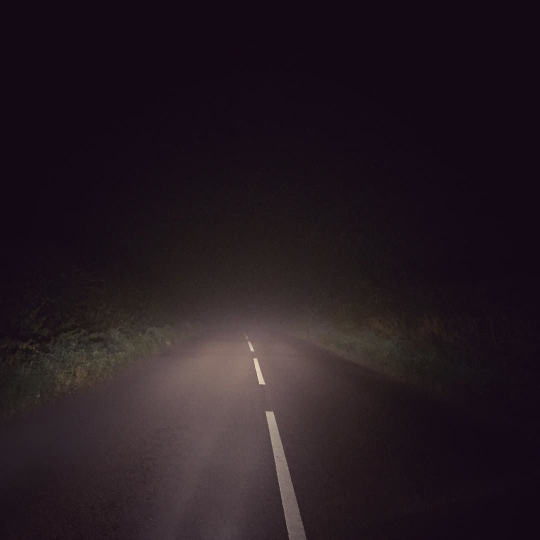
#> input picture test.jpg, 1080 x 1080 px (shown at 1/2 size)
$ jupyter execute LDW_clean.ipynb
#> lines starting #> are read from the running program, lines starting #| are printed output that depends on the picture; after the words box and inside, x2 and y2 are one past the last pixel; in counts of white or black regions, pixels touching at a corner belong together
### Lane departure Warning

[cell 1]
import cv2
import numpy as np
from matplotlib import pyplot as plt
from matplotlib.path import Path

import yaml


# [44 lines left out: function lane_roi, not called in this run]

def calculate_horizon(image):
    yh = image.shape[0] // 2
    return yh

# [190 lines left out: functions corrected_horizon, get_lane_trapezoid_top_points, lane_trapezoid, fill_polygon, apply_mask, crop_image and 1 more, not called in this run]

def rgb2gray(rgb):
    """
        Converts an RGB image into grayscale
    """
    return np.dot(rgb[..., :3], [0.2989, 0.5870, 0.1140])


# Define Canny Parameters
LOW_THRESHOLD_RATIO = 0.09
HIGH_THRESHOLD_RATIO = 0.17
WEAK_PIXEL = 100
STRONG_PIXEL = 255

# Step 1: Noise Reduction
# [6 lines left out: function gaussian_kernel, not called in this run]

# Step 2: Gradient calculation
def sobel_filters(img):
    Kx = np.array([
        [-1, 0, 1],
        [-2, 0, 2],
        [-1, 0, 1]], dtype=np.float32)
    Ky = np.array([
        [1, 2, 1],
        [0, 0, 0],
        [-1, -2, -1]], dtype=np.float32)

    # Ix = ndimage.convolve(img, Kx)
    # Iy = ndimage.convolve(img, Ky)
    Ix = convolve2d(img, Kx)
    Iy = convolve2d(img, Ky)


    G = np.hypot(Ix, Iy)
    theta = np.arctan2(Iy, Ix)

    return (G, theta)

# Step 3: Non-maximum suppression
# [37 lines left out: function non_max_suppression, not called in this run]

# Step 4: Double threshold
def thresholding(img):
    hiThresh = img.max()*HIGH_THRESHOLD_RATIO
    loThresh = hiThresh * LOW_THRESHOLD_RATIO

    M, N = img.shape
    res = np.zeros((M, N), dtype=np.int32)

    strong_i, strong_j = np.where(img >= hiThresh)

    weak_i, weak_j = np.where((img >= loThresh) & (img <= hiThresh))

    res[strong_i, strong_j] = STRONG_PIXEL
    res[weak_i, weak_j] = WEAK_PIXEL

    return res
# Step 5: Edge Tracking by Hysteresis
def hysteresis(img):
    M, N = img.shape

    res = np.copy(img)

    for i in range(1, M-1):
        for j in range(1, N-1):
            if (img[i, j] == WEAK_PIXEL):
                try:
                    if (img[i+1, j-1] == STRONG_PIXEL) or (img[i+1, j] == STRONG_PIXEL) or (img[i+1, j+1] == STRONG_PIXEL) or (img[i, j-1] == STRONG_PIXEL) or (img[i, j+1] == STRONG_PIXEL) or (img[i-1, j-1] == STRONG_PIXEL) or (img[i-1, j] == STRONG_PIXEL) or (img[i-1, j+1] == STRONG_PIXEL):
                        res[i, j] = STRONG_PIXEL
                    else:
                        res[i, j] = 0
                except IndexError as e:
                    pass
    return res

def convolve2d(image, kernel):
    """
    Perform 2D convolution between an image and a kernel.

    """
    kernel = np.flipud(np.fliplr(kernel))  # Flip the kernel
    image_padded = np.pad(image, ((kernel.shape[0]//2, kernel.shape[0]//2),
                                   (kernel.shape[1]//2, kernel.shape[1]//2)), mode='constant')
    result = np.zeros_like(image)

    # Perform convolution
    for i in range(image.shape[0]):
        for j in range(image.shape[1]):
            result[i, j] = np.sum(image_padded[i:i+kernel.shape[0], j:j+kernel.shape[1]] * kernel)

    return result

def extract_edgemap(image, dbg=False):

    # 3.0 : Convert to grayscale
    gray = rgb2gray(image)

# [6 lines of commented-out code are left out]

    image_blurred = gray

    # 3.2 : Step 2- Gradient calculation
    gradientMat, thetaMat = sobel_filters(image_blurred)

    # 3.3 : Step 3- Non-maximum suppression
    # non_max_img = non_max_suppression(gradientMat, thetaMat)
    non_max_img = gradientMat

    # 3.4 : Step 4- Double threshold
    image_thresh = thresholding(non_max_img)

    # 3.5 : Step 5- Edge Tracking by Hysteresis
    canny_image = hysteresis(image_thresh)


    if dbg:
        plt.figure(figsize=(10,5))
        plt.subplot(151)
        plt.imshow(gradientMat,cmap='gray')
        plt.colorbar(fraction=0.046, pad=0.04)

        plt.subplot(152)
        plt.imshow(thetaMat,cmap='gray')
        plt.colorbar(fraction=0.046, pad=0.04)

        plt.subplot(153)
        plt.imshow(non_max_img,cmap='gray')
        plt.colorbar(fraction=0.046, pad=0.04)

        plt.subplot(154)
        plt.imshow(image_thresh,cmap='gray')
        plt.colorbar(fraction=0.046, pad=0.04)

        plt.subplot(155)
        plt.imshow(canny_image,cmap='gray')
        plt.colorbar(fraction=0.046, pad=0.04)

        plt.tight_layout()


    return canny_image

# [172 lines left out: functions hough_lines, hough_lines_opt, not called in this run]

def hough_lines_optFinal(edges, threshold=0.75):

    rho=4
    theta = 5 * 3.14/180
    bins1 = [-60.0, -5.0, -1.6, -0.94]
    bins2 = [20.0, 70.0, 0.94, 1.6]

    #Define the thresholds for selection two regions in acculmulator matrix

    # Compute the values for the thetas and the rhos
    theta_angles_1 = np.arange(bins1[2], bins1[3], theta)
    theta_angles_2 = np.arange(bins2[2], bins2[3], theta)

    # Combine the two theta ranges
    theta_angles = np.concatenate((theta_angles_1, theta_angles_2))

    rho_values1 = np.arange(bins1[0], bins1[1], rho)
    rho_values2 = np.arange(bins2[0], bins2[1], rho)
    rho_values = np.concatenate((rho_values1, rho_values2))

    # Compute the dimension of the accumulator matrix
    num_thetas = len(theta_angles)
    num_rhos = len(rho_values)
    accumulator = np.zeros([num_rhos, num_thetas])
    # print('Accumulator shape (rhos x thetas):' + str(accumulator.shape))

    # Pre-compute sin and cos
    sins = np.sin(theta_angles)
    coss = np.cos(theta_angles)

    # Consider edges only
    ys, xs = np.where(edges > 0)
    print(num_rhos, num_thetas)
    rhoThetaList = []
    T1 = len(theta_angles)
    for x,y in zip(xs,ys):

        # optimal application of fixed trapezoid mask
        if (y<20): # filter-out top rows
            continue
        if((x<40)  and (y*0.6<=(40-x))): # filter-out left triangle
            continue
        if((x>40) and (y*0.6<=(x-40))): # filter-out right triangle
            continue

        # compute Hough transform
        for t in range(T1):
            # compute the rhos for the given point for each theta
            current_rho = y * coss[t] + x * sins[t]

            r = -1
            if((theta_angles[t]>0) and (current_rho>=bins2[0]) and (current_rho<=bins2[1])):
                r=(current_rho-bins2[0])/rho + len(rho_values1)
            if((theta_angles[t]<0) and (current_rho>=bins1[0]) and (current_rho<=bins1[1])):
                r=(current_rho-bins1[0])/rho
            if (r<0):
                continue
            accumulator[int(np.round(r)),t] += 1

    # Scale the accumulator array
    accumulator_scaled = (accumulator - np.min(accumulator)) / (np.max(accumulator) - np.min(accumulator))

    # Apply thresholding to the scaled accumulator
    accumulator_scaled[accumulator_scaled < threshold] = 0
    accumulator_scaled[accumulator_scaled >= threshold] = 1

    # Take the polar coordinates most matched
    final_rho_index, final_theta_index = np.where(accumulator_scaled == 1)
    final_acc = accumulator[final_rho_index, final_theta_index]
    final_rho = rho_values[final_rho_index]
    final_theta = theta_angles[final_theta_index]

    polar_coordinates = np.vstack([final_acc, final_rho, final_theta]).T

    if polar_coordinates.size == 0:
        print("No lines detected.")
    else:
        print('Final polar coordinates shape', polar_coordinates.shape)
        print('Final polar coordinates\n', polar_coordinates)

    return polar_coordinates, accumulator, accumulator_scaled, rho_values, theta_angles


def polar2cartesian(rho, theta, cv2_setup=False):
    """
    Convert polar coordinates to Cartesian coordinates.
    """
    if cv2_setup:
        x = rho * np.cos(theta)
        y = rho * np.sin(theta)
    else:
        x = rho * np.sin(theta)
        y = rho * np.cos(theta)
    return np.array([x, y])

def get_line_endpoints(rho, theta, length=1000, cv2_setup=False):
    """
    Calculate the endpoints of a line in Cartesian coordinates.
    """
    # Convert from polar to Cartesian coordinates
    x0 = polar2cartesian(rho, theta, cv2_setup)
    # direction = np.array([-np.sin(theta), np.cos(theta)])  # Line direction vector
    direction = np.array([x0[1], -x0[0]])

    pt1 = np.round(x0 + 1000*direction).astype(int)
    pt2 = np.round(x0 - 1000*direction).astype(int)
    return pt1, pt2

def draw_hough_lines(image, polar_coordinates, lw=2):
    # Create a copy of the image
    result_image = image.copy()
    lines=[]
    # Draw the detected lines on the image
    for rho, theta in polar_coordinates:
        pt1, pt2 = get_line_endpoints(rho, theta, length=1000, cv2_setup=False)
        cv2.line(result_image, tuple(pt1), tuple(pt2), (200, 0, 0), lw)  # Draw detected lines in red color
        # print(f'line points{pt1},{pt2}')

        lines.append((pt1,pt2))

    return result_image, lines

# [82 lines left out: functions get_RT_thresh_ranges, categorize_lines_in_bins, check_lane_departure, not called in this run]

[cell 2]
mx = np.zeros((3,5))
mx[1,2] = 1
np.where(mx>0)

[cell 3]
# Create simulated image
# [44 lines left out: function create_image_with_lanes, not called in this run]

Run lane departure warning (Stepswise):
1.	Read the image
2.	Cropping and Masking
3.	Edge detection
4.	Hough transform
5.	Bin creation
6.	Lane departure warning

[cell 4]
# 1/6 : Read the image
image = cv2.imread('test.jpg')
#> image is the input picture: shape (1080, 1080, 3); mean B, G, R 32.1, 25.8, 36.4
image = np.mean(image, axis=-1).astype(np.uint8)
#> image: shape (1080, 1080)
plt.imshow(image, cmap='gray')

[cell 5]
rimg = cv2.resize(image,(1820,1090))
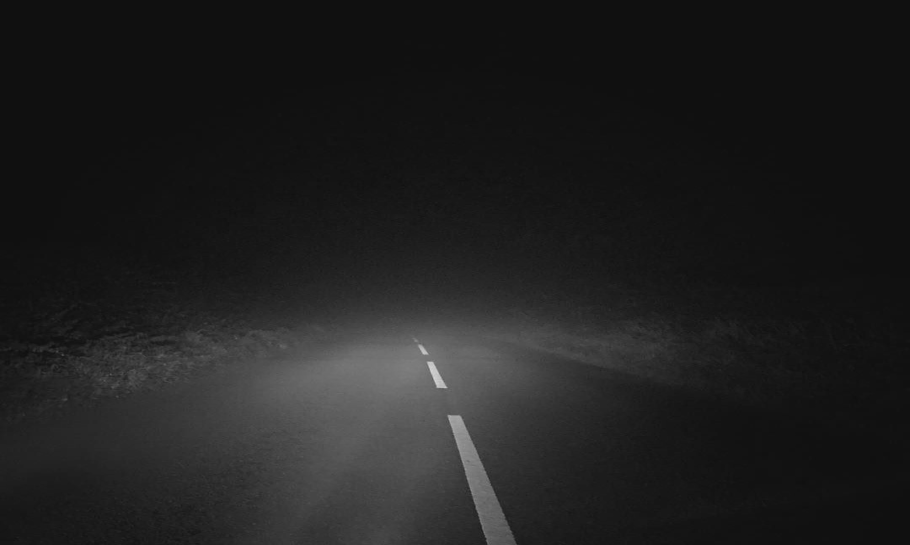
#> rimg: shape (1090, 1820) (shown at 1/2 size); min 13, max 216, mean 31.2

def getImage(angle=-50, xoff=0):
    H,W = rimg.shape[:2]
    cx, cy = W//2, H//2

    # optional rotation of image : for robustness testing
    center = (cx, H+10)
    rot_mat = cv2.getRotationMatrix2D(center, angle, 1.0)
    result = cv2.warpAffine(rimg, rot_mat, rimg.shape[1::-1], flags=cv2.INTER_LINEAR)

    # very much required cropping
    cx = 1000 + xoff
    cropImage = result[H-400:,cx-200:cx+200,]
    ssImage = cropImage[0::5, 0::5]
    return ssImage

[cell 6]
angles = [45,60,-45,-60]
angels = [0]
for angle in angles:
    ssImage = getImage(angle, 00)
#     with open('../data/LDW/exImage_A%d.dat'%angle, 'w') as f:
#         f.write(','.join(['%d'%x for x in ssImage.flatten()]))
    dbg = True
    edges = extract_edgemap(np.dstack([ssImage]*3), dbg=dbg)
    print('Angle=',angle)
    info = hough_lines_optFinal(edges)

    inf0 = info[0]
    inf0 = np.sort(inf0, axis=0)
    maxEnt = inf0[-1]
    maxEnt[-1] = maxEnt[-1]*180/np.pi
    maxEnt = np.round(maxEnt)
    if dbg:
        plt.title('A=%d, N=%d, '%(angle,len(inf0)) + ','.join(['%d'%x for x in maxEnt]))
#> this loop made 4 passes
#> maxEnt on passes 1 to 4: [90, 68, 64], [152, 60, 64], [134, 68, 89], [73, 68, 89]
#> pass 1, in getImage, `result = cv2.warpAffine(rimg, rot_mat, rimg.shape[1::-1], flags=cv2.IN..`:
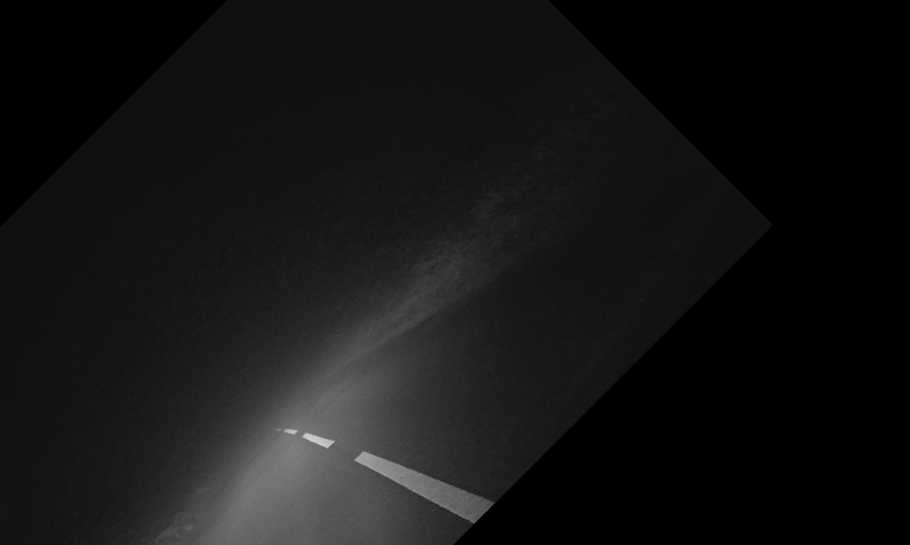
#> result: shape (1090, 1820) (shown at 1/2 size); min 0, max 214, mean 20.1
#> pass 1, in getImage, `cropImage = result[H-400:,cx-200:cx+200,]`:
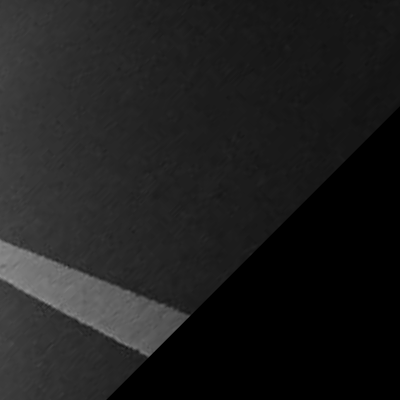
#> cropImage: shape (400, 400); min 0, max 150, mean 30.4
#> after the loop:
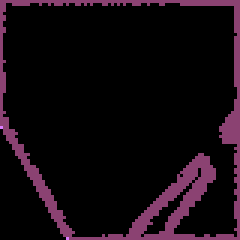
#> edges: shape (80, 80) int32 (shown 3 times larger); 3 distinct labels, from 0 to 255; one colour per label, 0 black
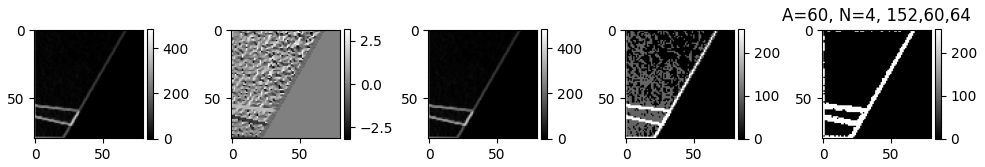
#> figure drawn by matplotlib, 10 panels
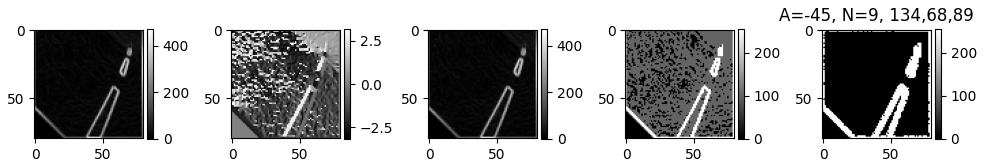
#> figure drawn by matplotlib, 10 panels
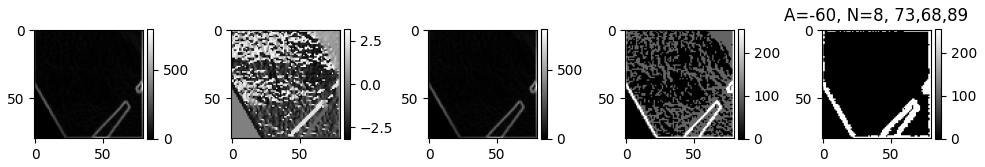
#> figure drawn by matplotlib, 10 panels

### Visualize Hough Image

[cell 7]
img, lines = draw_hough_lines(ssImage, info[0][2:3,1:3], lw=2)
#> in draw_hough_lines, `result_image = image.copy()`:
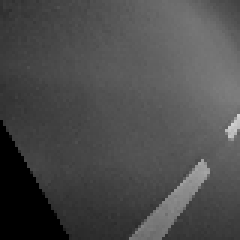
#> result_image: shape (80, 80) (shown 3 times larger); min 0, max 209, mean 75.6
#> the loop in draw_hough_lines, `for rho, theta in polar_coordinates:` made 1 pass
#> (rho, theta, direction in get_line_endpoints, pt1, pt2) on pass 1: (-52, -1.43, [-7.53, -51.45], [-7475, -51460], [7577, 51445])
#> after the loop in draw_hough_lines, `for rho, theta in polar_coordinates:`:
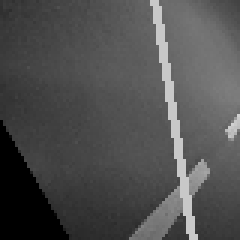
#> result_image: shape (80, 80) (shown 3 times larger); 3.78% of pixels changed, all inside (x1, y1, x2, y2) = (50, 0, 66, 80)
#> after the loop in draw_hough_lines, `for rho, theta in polar_coordinates:`: lines = [([-7475, -51460], [7577, 51445])]
#> lines = [([-7475, -51460], [7577, 51445])]
plt.imshow(img)

### Filtering area - optimal application of trapezoid mask

[cell 8]
mx = np.zeros((80,80))
for x in range(30):
    for y in range(80):
        if (y*0.6<=(40-x)):
            mx[y,x] = 1

for x in range(50,80):
    for y in range(80):
        if (y*0.6<=(x-40)):
            mx[y,x] = 2

for x in range(30,50):
    for y in range(0,20):
        mx[y,x] = 3

plt.imshow(mx)
plt.colorbar()
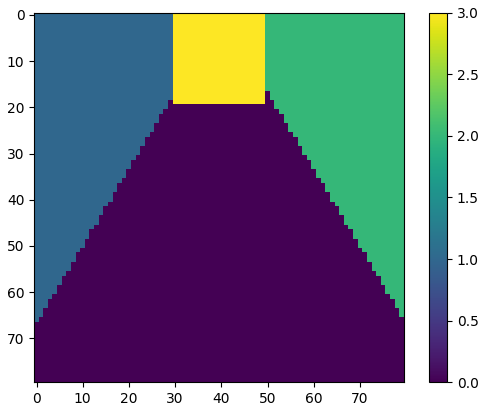
#> figure drawn by matplotlib, 2 panels
